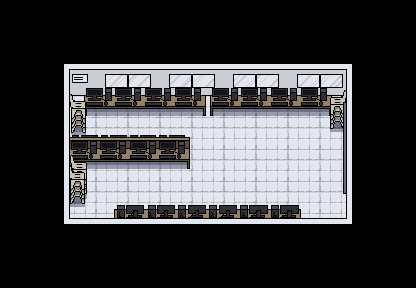

This is a level from a 2D game, rendered from its Tiled map with the project's own tilesets. A one-line summary and the complete map file follow:
An orthogonal 13x9 tile map with 32x32 px tiles, 2 tile layers (back, Tile Layer 1), 3 tilesets and 32 objects (19x 1).

<map version="1.10" tiledversion="1.11.2" orientation="orthogonal" renderorder="right-down" width="13" height="9" tilewidth="32" tileheight="32" infinite="0" nextlayerid="9" nextobjectid="46">
 <tileset firstgid="1" source="comlab-cecs.tsx" />
 <tileset firstgid="46" source="test.tsx" />
 <tileset firstgid="47" source="map.tsx" />
 <layer id="8" name="back" width="13" height="9">
  <data encoding="csv">
167,167,167,167,167,167,167,167,167,167,167,167,167,
167,167,167,167,167,167,167,167,167,167,167,167,167,
167,167,167,167,167,167,167,167,167,167,167,167,167,
167,167,167,167,167,167,167,167,167,167,167,167,167,
167,167,167,167,167,167,167,167,167,167,167,167,167,
167,167,167,167,167,167,167,167,167,167,167,167,167,
167,167,167,167,167,167,167,167,167,167,167,167,167,
167,167,167,167,167,167,167,167,167,167,167,167,167,
167,167,167,167,167,167,167,167,167,167,167,167,167
</data>
 </layer>
 <layer id="1" name="Tile Layer 1" width="13" height="9" locked="1">
  <data encoding="csv">
0,0,0,0,0,0,0,0,0,0,0,0,0,
0,0,0,0,0,0,0,0,0,0,0,0,0,
0,0,1,2,3,4,5,6,7,8,9,0,0,
0,0,10,11,12,13,14,15,16,17,18,0,0,
0,0,19,20,21,22,23,24,25,26,27,0,0,
0,0,28,29,30,31,32,33,34,35,36,0,0,
0,0,37,38,39,40,41,42,43,44,45,0,0,
0,0,0,0,0,0,0,0,0,0,0,0,0,
0,0,0,0,0,0,0,0,0,0,0,0,0
</data>
 </layer>
 <objectgroup id="2" name="Collisions">
  <object id="3" x="54" y="64" width="298" height="27.5" />
  <object id="10" x="64.6667" y="139.333" width="120" height="3.57576" />
  <object id="14" x="47" y="58.3333" width="14.6667" height="168.5" />
  <object id="42" x="62.5" y="101.333" width="14.6667" height="30.5" />
  <object id="43" x="62.5" y="165.333" width="14.6667" height="30.5" />
  <object id="20" x="64.3333" y="218" width="287.667" height="6" />
  <object id="23" x="335.667" y="70.5" width="15.3333" height="47" />
  <object id="44" x="345.667" y="120" width="15.3333" height="72" />
  <object id="30" x="353.5" y="118.667" width="5.33333" height="106" />
  <object id="31" x="114" y="210.667" width="186.667" height="13" />
 </objectgroup>
 <group id="6" name="Popups">
  <objectgroup id="3" name="1st">
   <object id="6" name="1" gid="46" x="85.6667" y="123.333" width="32" height="32" />
   <object id="7" name="1" gid="46" x="80" y="138.333" width="32" height="32" />
   <object id="11" name="1" gid="46" x="116" y="207.667" width="32" height="32" />
   <object id="16" name="1" gid="46" x="126.667" y="175.333" width="32" height="32" />
   <object id="17" name="1" gid="46" x="82" y="175" width="32" height="32" />
   <object id="18" name="1" gid="46" x="80.6667" y="209.333" width="32" height="32" />
   <object id="24" name="1" gid="46" x="123.333" y="123" width="32" height="32" />
   <object id="25" name="1" gid="46" x="168" y="123.333" width="32" height="32" />
   <object id="26" name="1" gid="46" x="211.333" y="124" width="32" height="32" />
   <object id="27" name="1" gid="46" x="249.667" y="124.333" width="32" height="32" />
   <object id="28" name="1" gid="46" x="303.667" y="123.667" width="32" height="32" />
   <object id="29" name="1" gid="46" x="313.667" y="152.667" width="32" height="32" />
   <object id="32" name="1" gid="46" x="185.667" y="157.667" width="32" height="32" />
   <object id="35" name="1" gid="46" x="268.333" y="209" width="32" height="32" />
   <object id="36" name="1" gid="46" x="238.667" y="209" width="32" height="32" />
   <object id="37" name="1" gid="46" x="209.333" y="208.667" width="32" height="32" />
   <object id="38" name="1" gid="46" x="180.333" y="209.333" width="32" height="32" />
   <object id="39" name="1" gid="46" x="150" y="209" width="32" height="32" />
   <object id="40" name="1" gid="46" x="156.333" y="174" width="32" height="32" />
  </objectgroup>
 </group>
 <objectgroup id="5" name="Spawn" locked="1">
  <object id="41" x="319.667" y="191.667">
   <point />
  </object>
 </objectgroup>
 <objectgroup id="4" name="in">
  <object id="34" x="76.3333" y="215.333" width="29.3333" height="11.6667" />
 </objectgroup>
 <objectgroup id="7" name="out">
  <object id="45" x="317" y="215" width="25" height="13.5" />
 </objectgroup>
</map>
